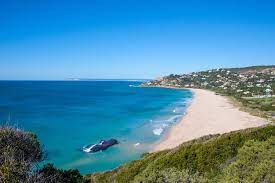
#> input picture img/descargar.jfif, 275 x 183 px
$ python Ejercicio3.py
#> lines starting #> are read from the running program, lines starting #| are printed output that depends on the picture
import numpy as np
import cv2 as cv

# This is a sample Python script.

# Press Mayús+F10 to execute it or replace it with your code.
# Press Double Shift to search everywhere for classes, files, tool windows, actions, and settings.


def print_hi(name):
    # Use a breakpoint in the code line below to debug your script.
    print(f'Hi, {name}')  # Press Ctrl+F8 to toggle the breakpoint.


img1 = cv.imread('../img/descargar.jfif') #img1 chica
#> img1 is the input picture: shape (183, 275, 3); mean B, G, R 169.5, 137.9, 71.3
img2 = cv.imread('../img/playa-sur-barcelona11.jpg') #img2 grande
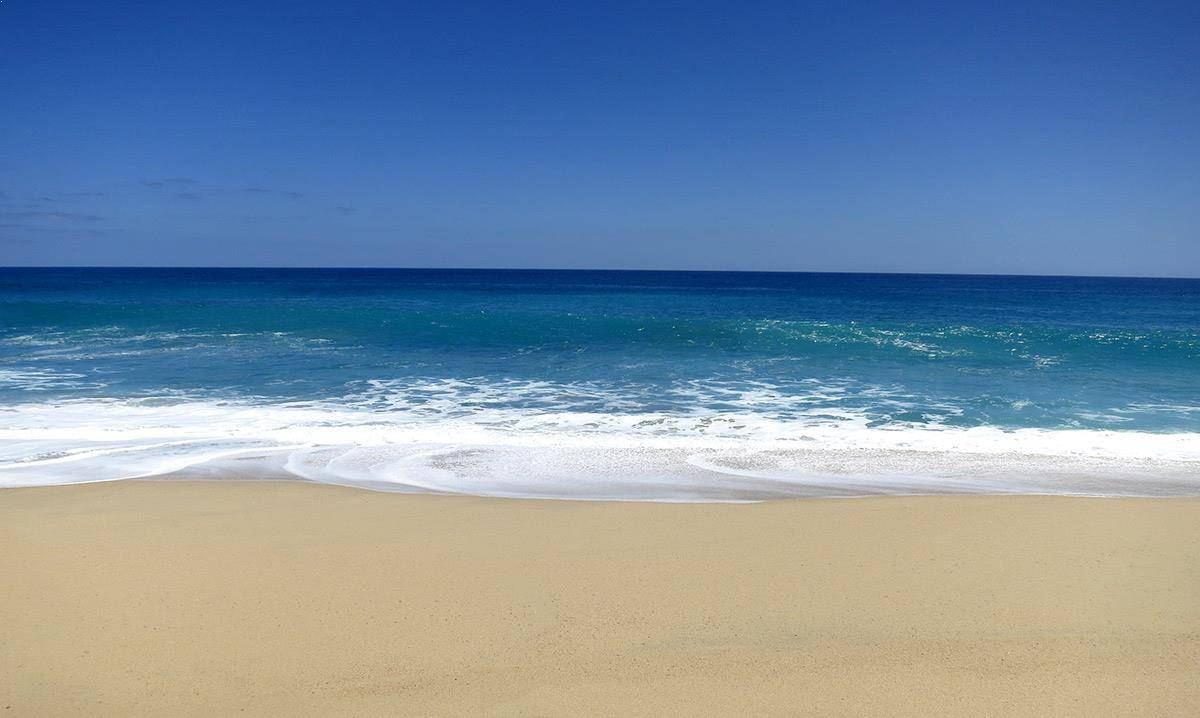
#> input picture img/playa-sur-barcelona11.jpg, 1200 x 718 px
#> img2 is the input picture: shape (718, 1200, 3); mean B, G, R 164.6, 142.2, 119.5

img1Gray=cv.cvtColor(img1, cv.COLOR_RGB2GRAY)
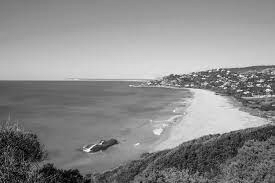
#> img1Gray: shape (183, 275); min 0, max 254, mean 139.7
img2Gray=cv.cvtColor(img2, cv.COLOR_RGB2GRAY)
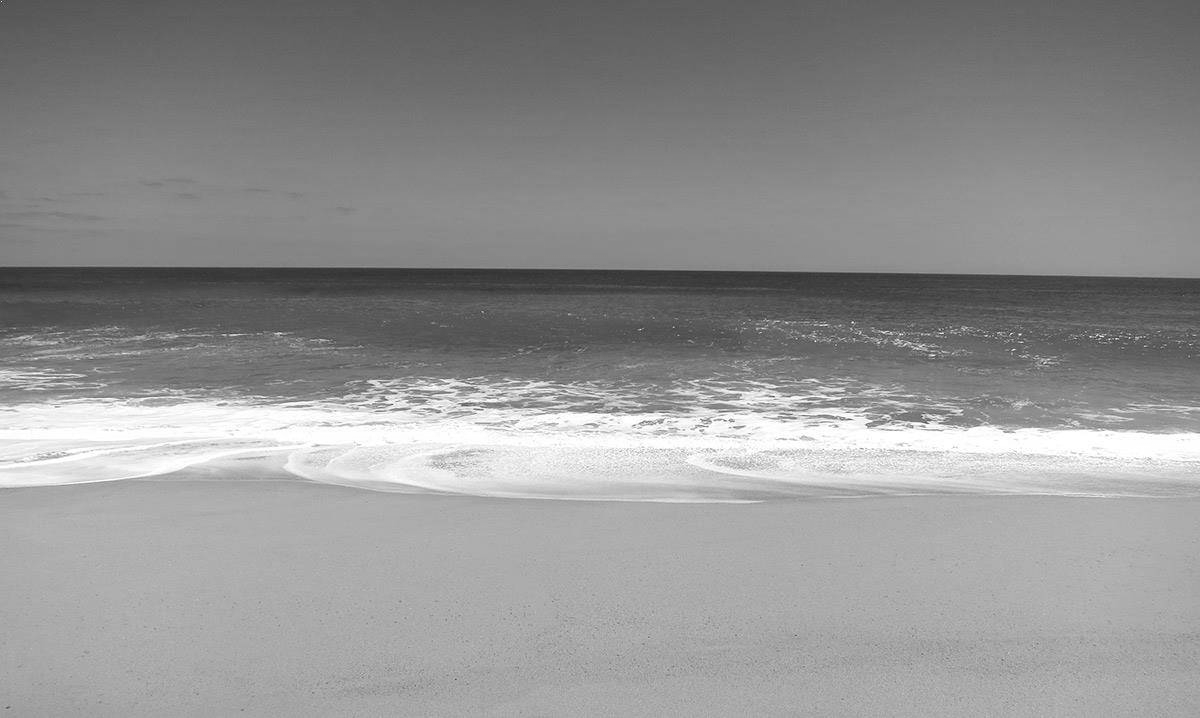
#> img2Gray: shape (718, 1200); min 44, max 255, mean 146.3

img1Gray= np.append(img1Gray, np.zeros([img2.shape[0] - img1.shape[0], img1.shape[1]]), 0)
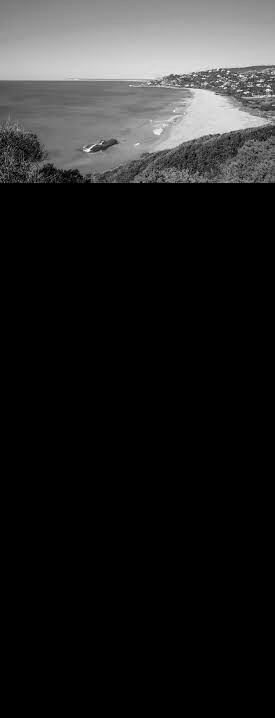
#> img1Gray: shape (718, 275) float64; min 0, max 254, mean 35.6
img1Gray= np.append(img1Gray, np.zeros([img2.shape[0], img2.shape[1] - img1.shape[1]]), 1)
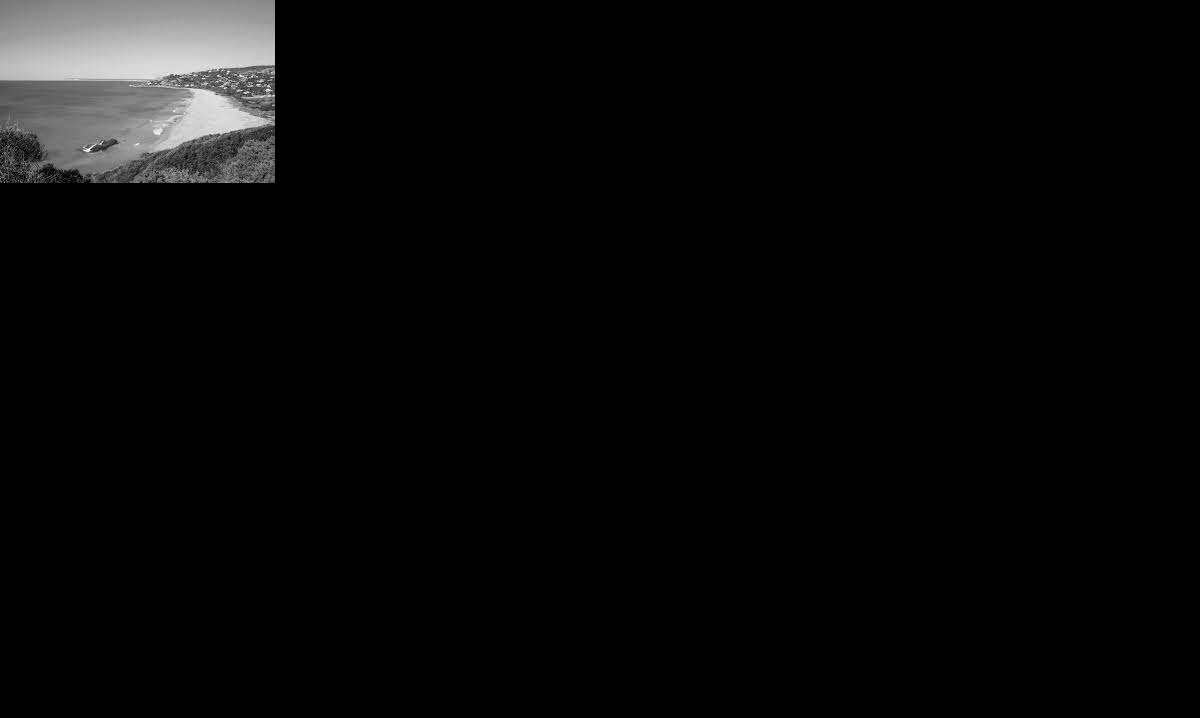
#> img1Gray: shape (718, 1200) float64; min 0, max 254, mean 8.2


#cv.imshow('suma', img1Gray.astype('uint8')+ img2Gray.astype('uint8'))

#cv.imshow('suma2', cv.add(np.round(img1Gray/2).astype('uint8'), np.round(img2Gray/2).astype('uint8')))

cv.imshow('suma3',  cv.add(np.round(img1Gray/2).astype('uint8'), np.round(img2Gray/2).astype('uint8')))
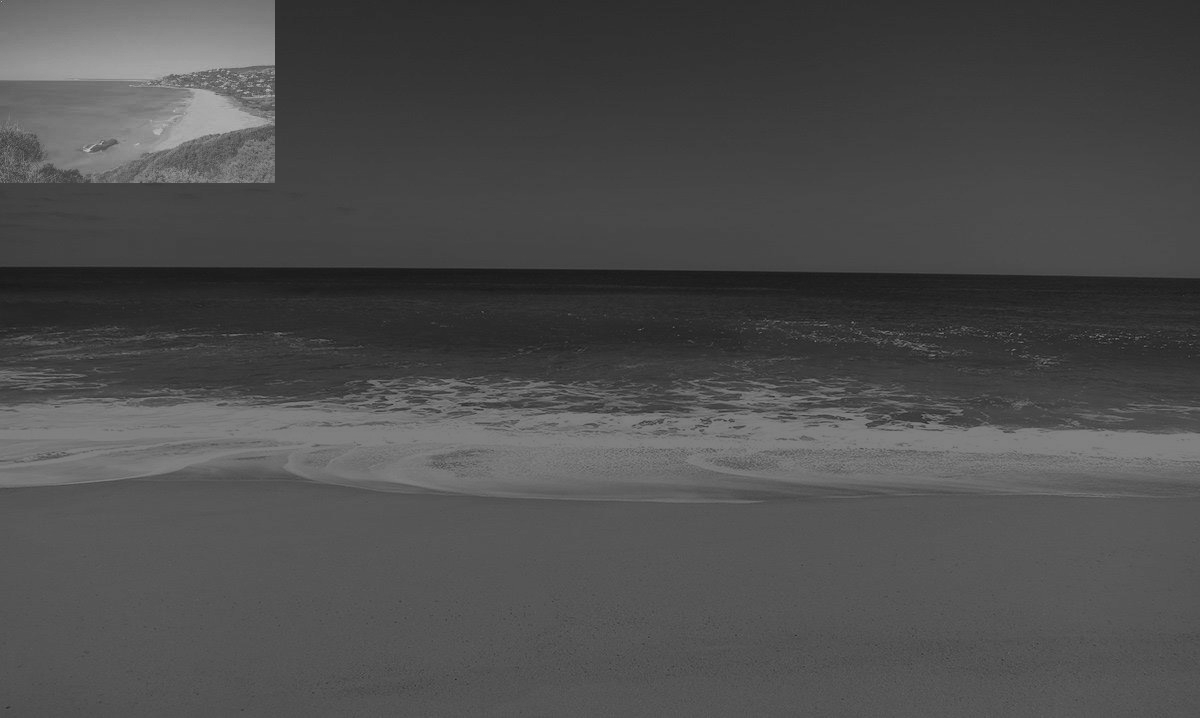
#> window 'suma3': shape (718, 1200); min 22, max 190, mean 77.2

# ¿se han truncado todos los valores mayores de 255?
# Si se han truncado
# ¿Se han rescalado? A la vista de las respuestas anteriores ¿se ha perdido mucha información? Si
# No lo hemos tenido que reescalar, en to-do caso, lo hemos redimensionado a mano para que las imagenes se puedan sumar
# ¿cómo se podría mejorar el resultado para que en la superposición se vean lo mejor posible las dos imágenes?
# Se podria oscurecer la imagen dividiendole las capas entre 2 y luego hacerle un techo y sumandola posteriormente, otra forma sería aumentarle la profundidad a uint16

cv.waitKey(0)
# See PyCharm help at https://www.jetbrains.com/help/pycharm/
